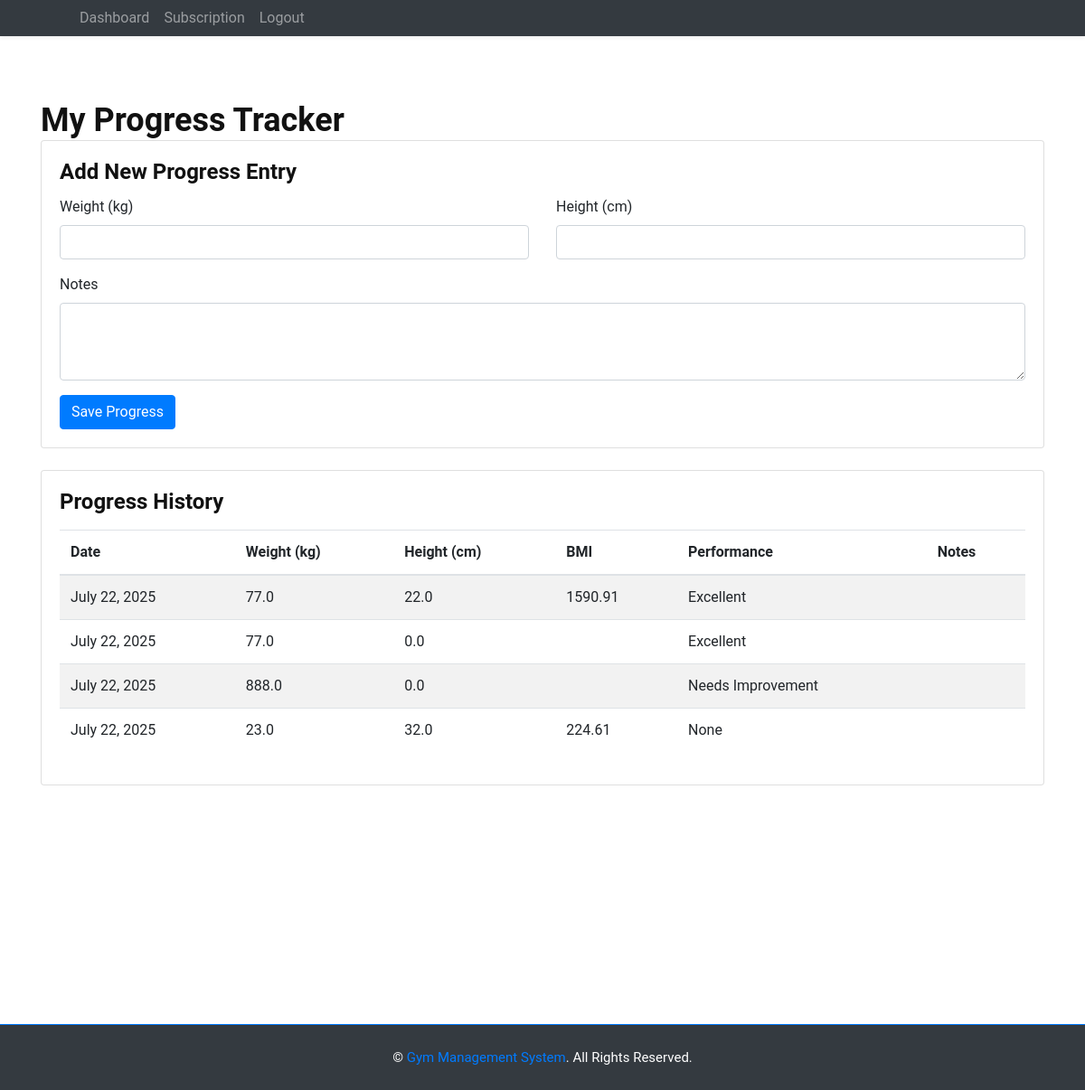
The app's page /dashboard/progress/ (signed in) with its own data.
### dashboard/models.py (models this page shows, shortened)
class MemberProgress(models.Model):
    PERFORMANCE_CHOICES = [
        ('excellent', 'Excellent'),
        ('good', 'Good'),
        ('average', 'Average'),
        ('needs_improvement', 'Needs Improvement')
    ]
    member = models.ForeignKey(CustomUser, on_delete=models.CASCADE,
                             related_name='progress_records')
    trainer = models.ForeignKey(CustomUser, on_delete=models.CASCADE,
                              limit_choices_to={'role': 'trainer'},
                              related_name='recorded_progress',
                              null=True, blank=True)  # Make trainer optional
    date = models.DateField(auto_now_add=True)
    weight = models.FloatField()
    height = models.FloatField()
    bmi = models.FloatField(blank=True, null=True)
    performance = models.CharField(max_length=20, choices=PERFORMANCE_CHOICES, null=True, blank=True)
    attendance = models.BooleanField(default=True)
    notes = models.TextField(blank=True)
    class Meta:
        ordering = ['-date']

### dashboard/views.py (the view, shortened to what this page needs)
# urls.py: path('progress/', views.member_progress, name='member_progress'),
@login_required
def member_progress(request):
    if request.user.role != 'member':
        return redirect('home')
    progresses = MemberProgress.objects.filter(member=request.user).order_by('-date')
    return render(request, 'member_progress.html', {'progresses': progresses})

### templates/member_progress.html (shortened to what this page needs)
{% extends 'base.html' %}
{% load static %}
{% block content %}
<div class="container mt-4">
    <h2>My Progress Tracker</h2>
    <div class="card mb-4">
        <div class="card-body">
            <h4 class="card-title">Add New Progress Entry</h4>
            <form method="POST">
                <div class="row">
                    <div class="col-md-6">
                        <div class="form-group mb-3">
                            <label for="weight">Weight (kg)</label>
                            <input type="number" step="0.1" name="weight" id="weight"
                                   class="form-control" required>
                        </div>
                    </div>
                    <div class="col-md-6">
                        <div class="form-group mb-3">
                            <label for="height">Height (cm)</label>
                            <input type="number" step="0.1" name="height" id="height"
                                   class="form-control" required>
                        </div>
                    </div>
                </div>
                <div class="form-group mb-3">
                    <label for="notes">Notes</label>
                    <textarea name="notes" id="notes" class="form-control" rows="3"></textarea>
                </div>
                <button type="submit" class="btn btn-primary">Save Progress</button>
            </form>
        </div>
    </div>
    <div class="card">
        <div class="card-body">
            <h4 class="card-title">Progress History</h4>
            <table class="table table-striped mt-3">
                <thead>
                    <tr>
                        <th>Date</th>
                        <th>Weight (kg)</th>
                        <th>Height (cm)</th>
                        <th>BMI</th>
                        <th>Performance</th>
                        <th>Notes</th>
                    </tr>
                </thead>
                <tbody>
                    {% for p in progresses %}
                        <tr>
                            <td>{{ p.date }}</td>
                            <td>{{ p.weight }}</td>
                            <td>{{ p.height }}</td>
                            <td>{{ p.bmi|floatformat:2 }}</td>
                            <td>{{ p.get_performance_display }}</td>
                            <td>{{ p.notes }}</td>
                        </tr>
                    {% empty %}
                        <tr>
                            <td colspan="5" class="text-center">No progress entries yet.</td>
                        </tr>
                    {% endfor %}
                </tbody>
            </table>
        </div>
    </div>
</div>
{% endblock %}

### static/assets/css/style.css (style rules this page uses)
html, body { height: 100%; font-family: "Roboto", sans-serif; -webkit-font-smoothing: antialiased; font-smoothing: antialiased; background: none; }
h1, h2, h3, h4, h5, h6 { margin: 0; color: #111111; font-weight: 600; }
h2 { font-size: 36px; }
h4 { font-size: 24px; }

### records on screen
MemberProgress: date "July 22, 2025", weight "77.0", height "22.0", bmi "1590.91", performance "Excellent"
MemberProgress: date "July 22, 2025", weight "77.0", height "0.0", performance "Excellent"
MemberProgress: date "July 22, 2025", weight "888.0", height "0.0", performance "Needs Improvement"
MemberProgress: date "July 22, 2025", weight "23.0", height "32.0", bmi "224.61", performance "None"
